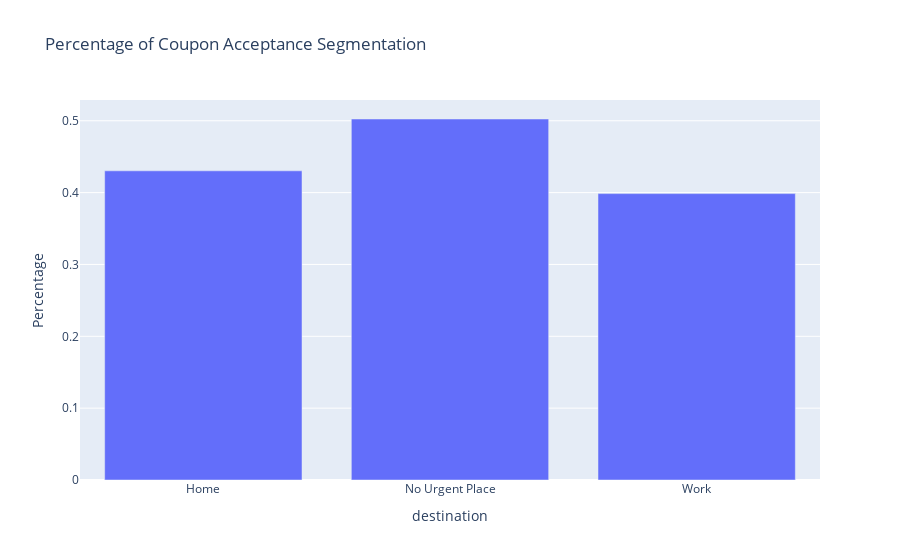

The cell this chart's notebook holds for it:
### Markdown cell above
#### Create 1st order segmentations to understand general trends

### Code cell
percentage_grapher_seg(finedining_data, 'destination')

### Figure 1 — Plotly figure (JSON) as saved in the notebook; plotly's stock layout.template omitted (floating-point values rounded to 4 significant figures)
{"data": [{"alignmentgroup": "True", "hovertemplate": "destination=%{x}<br>Percentage=%{y}<extra></extra>", "legendgroup": "", "marker": {"color": "#636efa", "pattern": {"shape": ""}}, "name": "", "offsetgroup": "", "orientation": "v", "showlegend": false, "textposition": "auto", "type": "bar", "x": ["Home", "No Urgent Place", "Work"], "xaxis": "x", "y": [0.4303, 0.5024, 0.3986], "yaxis": "y"}], "layout": {"barmode": "relative", "legend": {"tracegroupgap": 0}, "title": {"text": "Percentage of Coupon Acceptance Segmentation"}, "xaxis": {"anchor": "y", "domain": [0, 1], "title": {"text": "destination"}}, "yaxis": {"anchor": "x", "domain": [0, 1], "title": {"text": "Percentage"}}}}
